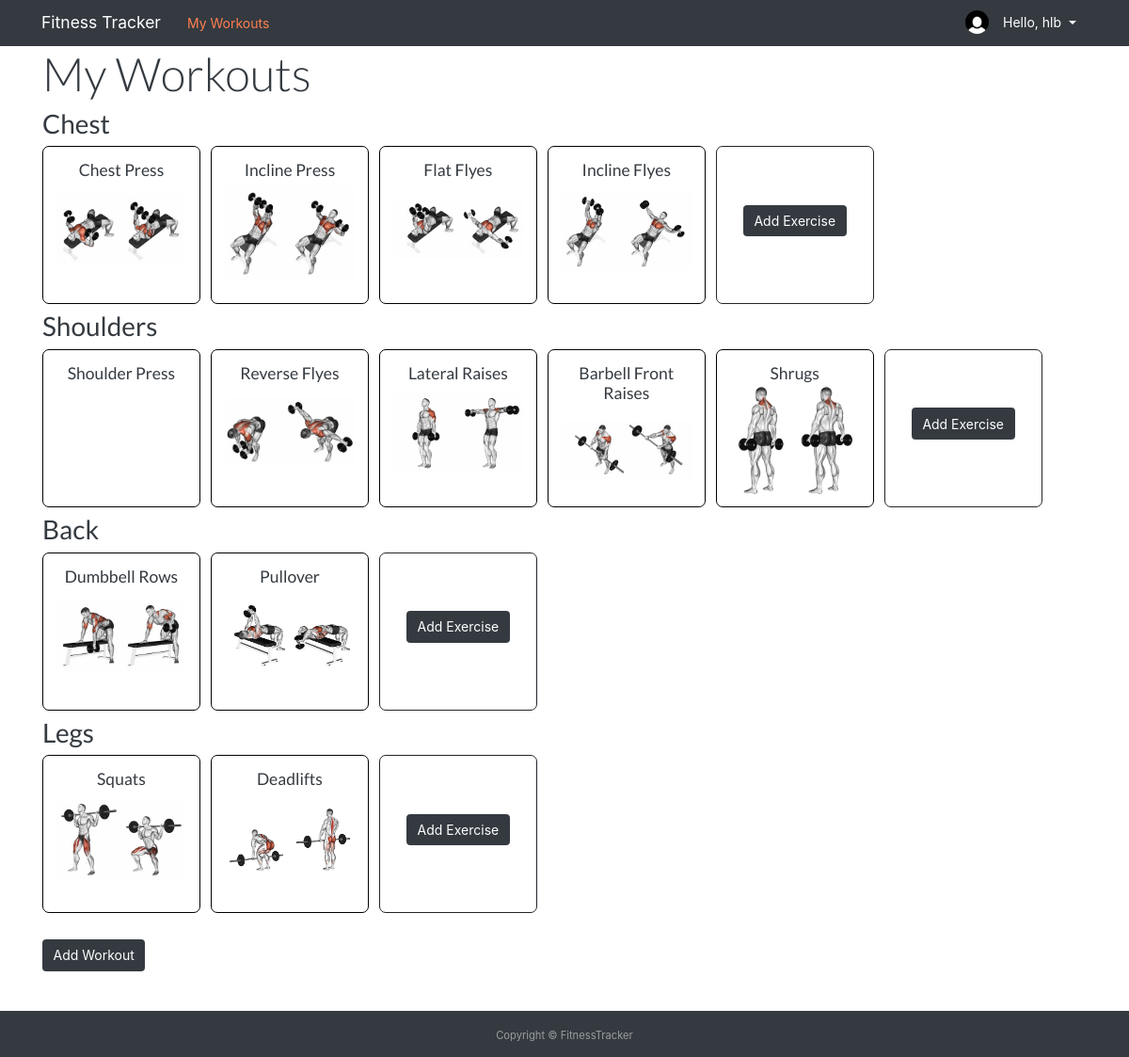
/home/ (signed in), run on an earlier commit of the app's database.
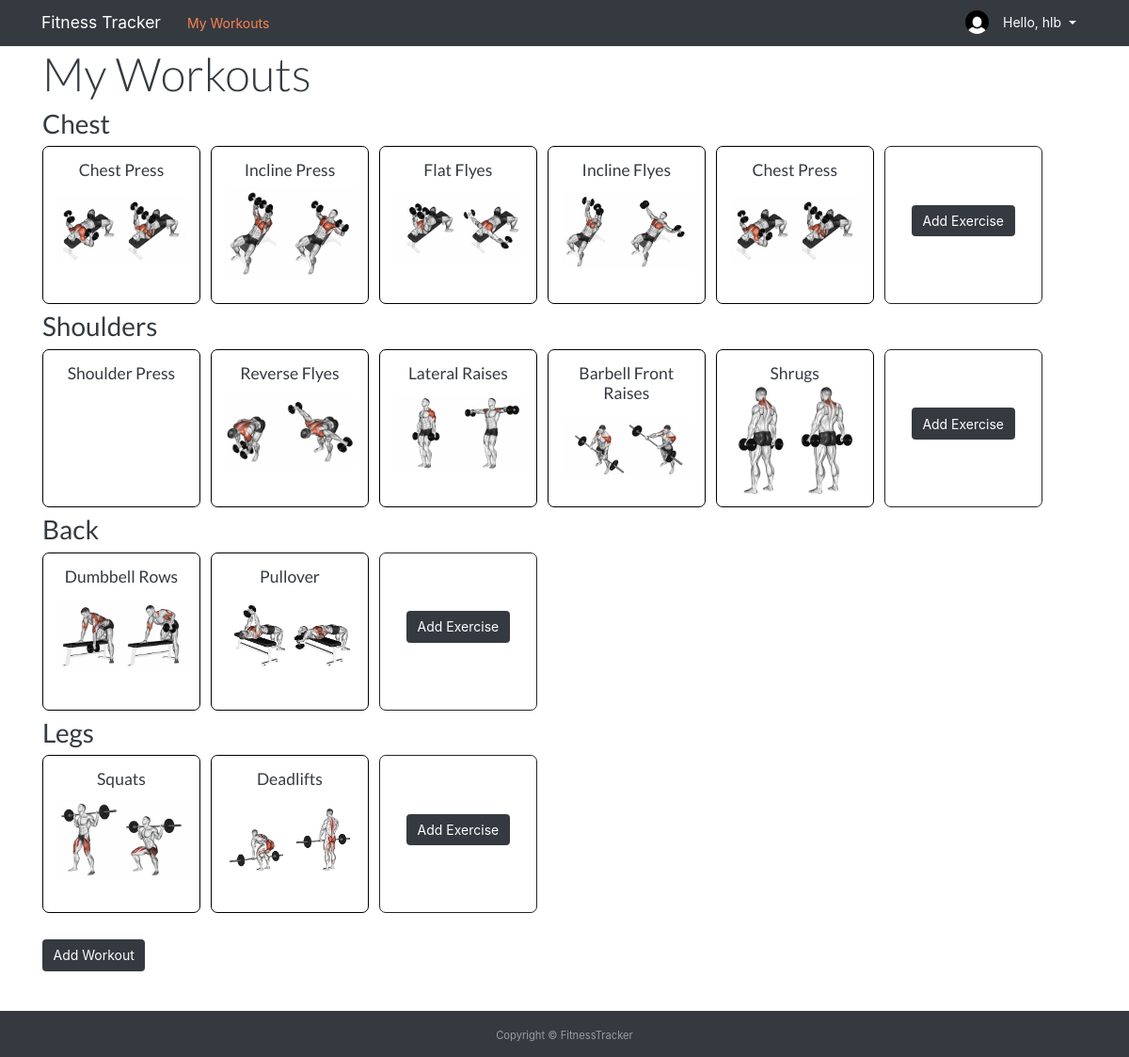
And on a later commit of the database.
### workouts/models.py (models this page shows, shortened)
class Workout(models.Model):
    workout_name = models.CharField(max_length=100)
    user = models.ForeignKey(User, on_delete=models.CASCADE)
    def __str__(self):
        return self.workout_name
    @property
    def exercise(self):
        return self.workout.all()

class Exercise(models.Model):
    workout = models.ForeignKey(Workout, on_delete=models.CASCADE, related_name='workout')
    exercise_name = models.CharField(max_length=100)
    image = models.ImageField(default='exercise.jpg', upload_to='exercise_pics')
    def __str__(self):
        return self.exercise_name

### workouts/views.py (the view, shortened to what this page needs)
# urls.py: path('home/', views.home, name='workouts_home'),
@login_required
def home(request):
    workouts_all = WorkoutData.objects.all()
    exercise_all = ExerciseData.objects.all()
    form = ExerciseForm()
    form = WorkoutForm()
    context = {
        'workouts': Workout.objects.filter(user=request.user),
        'workouts_all': workouts_all,
        'exercises': exercise_all,
    }
    return render(request, 'workouts/home.html', context)

### workouts/models.py (called while the page is built)
    def __str__(self):
        return self.name

    def __str__(self):
        return self.name

### workouts/templates/workouts/home.html (shortened to what this page needs)
{% extends 'workouts/base.html' %}
{% load static %}
{% block content %}
    <h1 class="display-4">My Workouts</h1>
    {% if workouts %}
    {% for workout in workouts %}
    <a href="{% url 'workouts_workout' workout.id %}"><h2 class="big-link">{{ workout.workout_name }}</h2></a>
    <div class="execise-bigbox">
        {% for exercise in workout.exercise %}
        <a href="{% url 'workouts_workout' workout.id %}#{{ exercise.exercise_name }}">
            <div class="exercise-box">
                <h5 class="home-title">{{ exercise.exercise_name }}</h5>
                <img class="exercise-image" src="/media/exercise_pics/{{ exercise }}.jpg" alt="">
            </div></a>
        {% endfor %}
        <div class="exercise-box new-exercise">
            <button type="button" class="btn btn-dark mb-5" data-toggle="modal" data-target="#{{ workout }}Modal">
                Add Exercise
            </button>
        </div>
        </div>
    {% endfor %}
    <br>
    <button type="button" class="btn btn-dark mb-5" data-toggle="modal" data-target="#exampleModal">
        Add Workout
    </button>
    {% endif %}
{% endblock content %}

What changed in the data, as far as the page shows it:
added Exercise: exercise_name "Chest Press", exercise_name (picture), shown under Workout "Chest"
